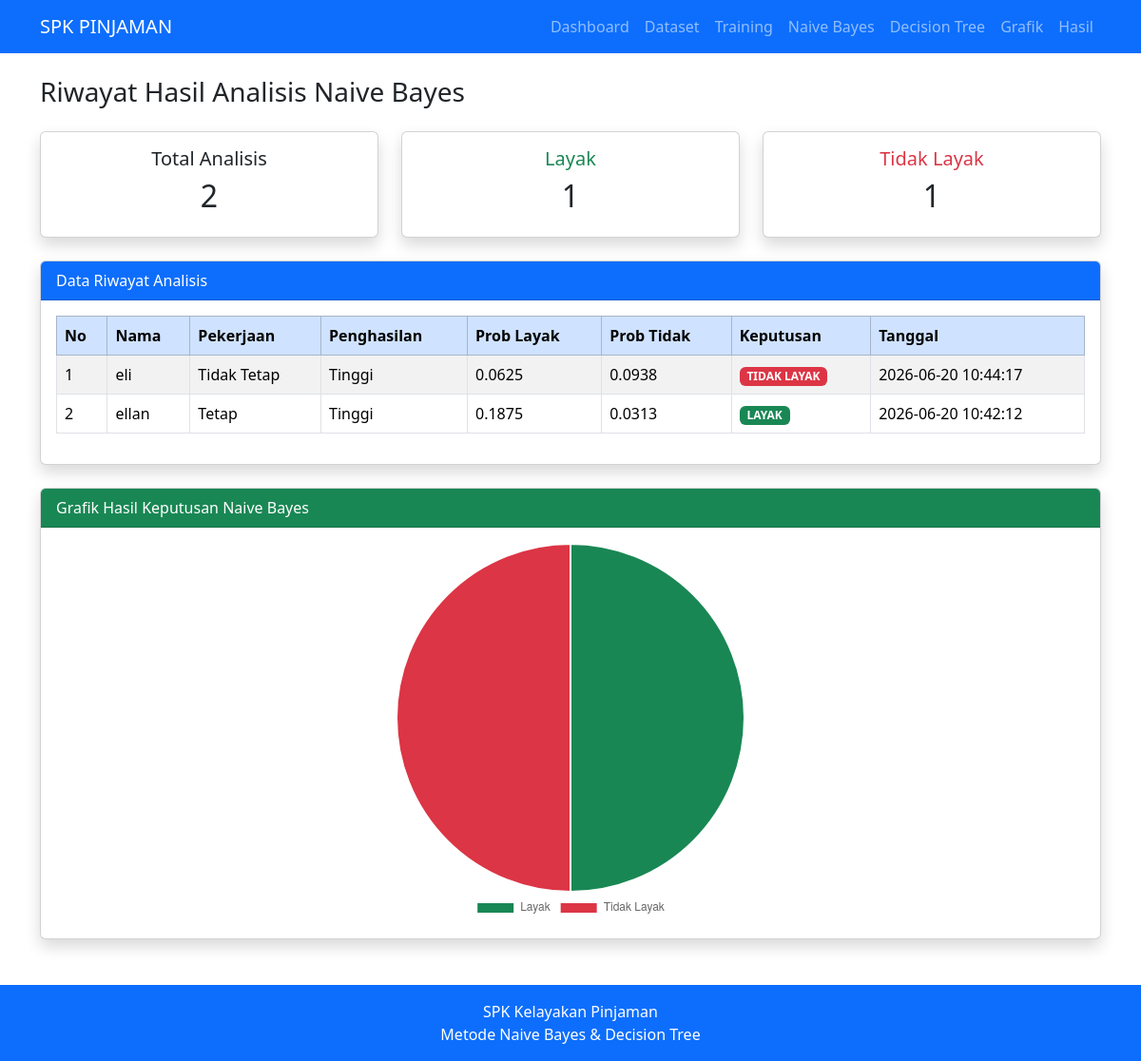
Screenshot of /hasil.php with the database file from the repository.
### tables this page shows
CREATE TABLE `hasil_analisis` (
  `id_hasil` int(11) NOT NULL,
  `nama_nasabah` varchar(100) DEFAULT NULL,
  `pekerjaan` varchar(30) DEFAULT NULL,
  `penghasilan` varchar(30) DEFAULT NULL,
  `tanggungan` varchar(30) DEFAULT NULL,
  `jumlah_pinjaman` varchar(30) DEFAULT NULL,
  `prob_layak` double DEFAULT NULL,
  `prob_tidak_layak` double DEFAULT NULL,
  `keputusan` varchar(30) DEFAULT NULL,
  `tanggal` timestamp NOT NULL DEFAULT current_timestamp()
);

### hasil.php (the view)
<?php
include 'header.php';
include 'koneksi.php';
?>
<h3 class="mb-4">
Riwayat Hasil Analisis Naive Bayes
</h3>
<?php
$layak = mysqli_num_rows(
mysqli_query(
$koneksi,
"SELECT * FROM hasil_analisis
WHERE keputusan='LAYAK'"
)
);
$tidak = mysqli_num_rows(
mysqli_query(
$koneksi,
"SELECT * FROM hasil_analisis
WHERE keputusan='TIDAK LAYAK'"
)
);
?>
<div class="row mb-4">
<div class="col-md-4">
<div class="card shadow">
<div class="card-body text-center">
<h5>Total Analisis</h5>
<h2>
<?= $layak+$tidak ?>
</h2>
</div>
</div>
</div>
<div class="col-md-4">
<div class="card shadow">
<div class="card-body text-center">
<h5 class="text-success">
Layak
</h5>
<h2>
<?= $layak ?>
</h2>
</div>
</div>
</div>
<div class="col-md-4">
<div class="card shadow">
<div class="card-body text-center">
<h5 class="text-danger">
Tidak Layak
</h5>
<h2>
<?= $tidak ?>
</h2>
</div>
</div>
</div>
</div>
<div class="card shadow">
<div class="card-header bg-primary text-white">
Data Riwayat Analisis
</div>
<div class="card-body">
<table class="table table-bordered table-striped">
<thead class="table-primary">
<tr>
<th>No</th>
<th>Nama</th>
<th>Pekerjaan</th>
<th>Penghasilan</th>
<th>Prob Layak</th>
<th>Prob Tidak</th>
<th>Keputusan</th>
<th>Tanggal</th>
</tr>
</thead>
<tbody>
<?php
$no=1;
$data=mysqli_query(
$koneksi,
"SELECT * FROM hasil_analisis
ORDER BY id_hasil DESC"
);
while($d=mysqli_fetch_array($data))
{
?>
<tr>
<td><?= $no++ ?></td>
<td><?= $d['nama_nasabah'] ?></td>
<td><?= $d['pekerjaan'] ?></td>
<td><?= $d['penghasilan'] ?></td>
<td>
<?= round($d['prob_layak'],4) ?>
</td>
<td>
<?= round($d['prob_tidak_layak'],4) ?>
</td>
<td>
<?php
if($d['keputusan']=="LAYAK")
{
echo "
<span class='badge bg-success'>
LAYAK
</span>
";
}
else
{
echo "
<span class='badge bg-danger'>
TIDAK LAYAK
</span>
";
}
?>
</td>
<td>
<?= $d['tanggal'] ?>
</td>
</tr>
<?php } ?>
</tbody>
</table>
</div>
</div>
<br>
<div class="card shadow">
<div class="card-header bg-success text-white">
Grafik Hasil Keputusan Naive Bayes
</div>
<div class="card-body">
<div style="width:400px;margin:auto">
<canvas id="hasilChart"></canvas>
</div>
</div>
</div>
<script>
new Chart(
document.getElementById('hasilChart'),
{
type:'pie',
data:{
labels:[
'Layak',
'Tidak Layak'
],
datasets:[{
data:[
<?= $layak ?>,
<?= $tidak ?>
],
backgroundColor:[
'#198754',
'#dc3545'
]
}]
},
options:{
responsive:true,
plugins:{
legend:{
position:'bottom'
}
}
}
}
);
</script>
<?php
include 'footer.php';
?>

### rows the page displays
hasil_analisis: nama_nasabah "eli", pekerjaan "Tidak Tetap", penghasilan "Tinggi", prob_layak "0.0625", prob_tidak_layak "0.0938", keputusan "TIDAK LAYAK", tanggal "2026-06-20 10:44:17"
hasil_analisis: nama_nasabah "ellan", pekerjaan "Tetap", penghasilan "Tinggi", prob_layak "0.1875", prob_tidak_layak "0.0313", keputusan "LAYAK", tanggal "2026-06-20 10:42:12"

### other values shown
$layak+$tidak "2"
$layak "1"
$tidak "1"
chart data {{ $layak }} 1
chart data {{ $tidak }} 1
